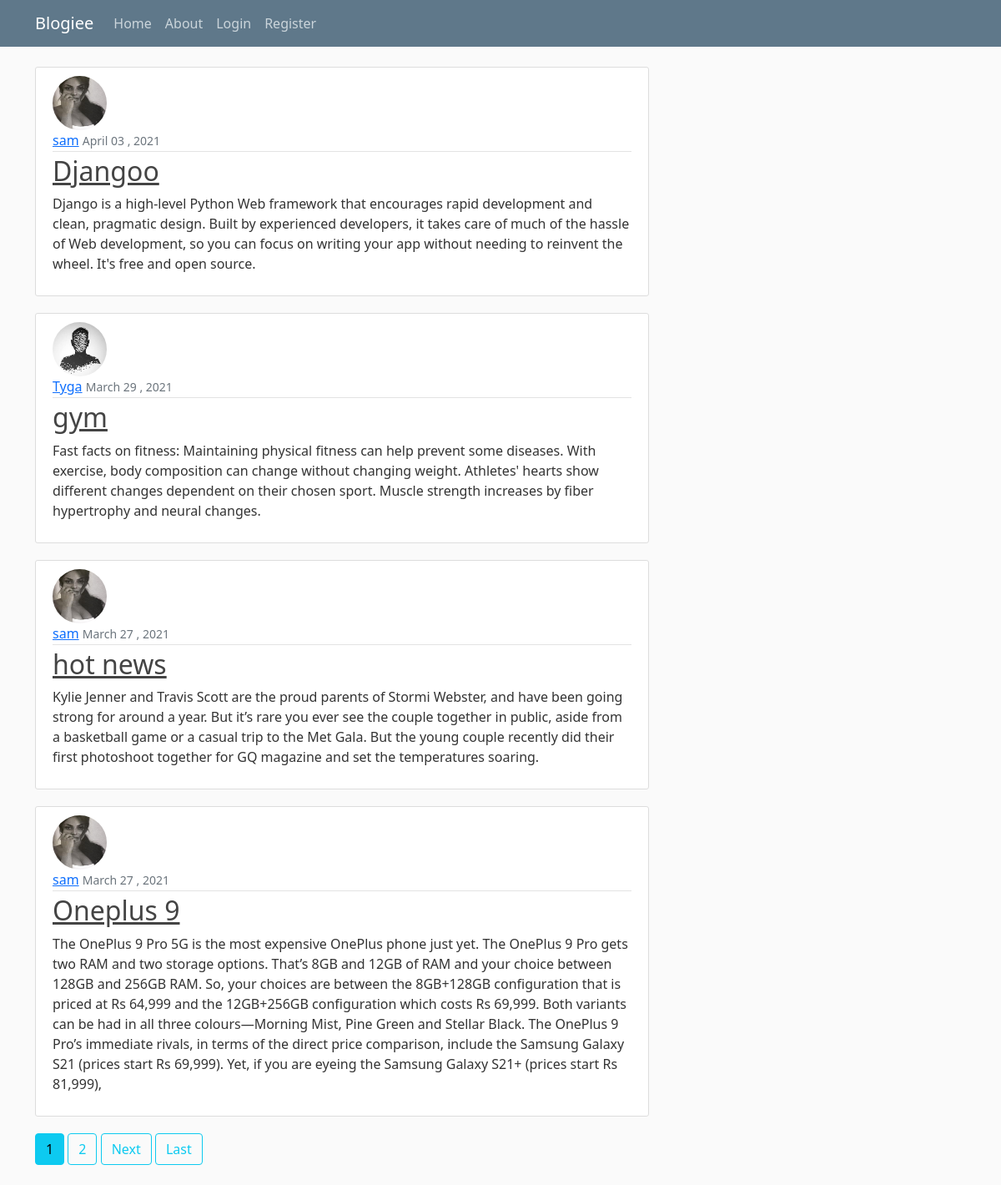
The page / on the database its author committed.
### blog/models.py (models this page shows, shortened)
class Post(models.Model):
     author = models.ForeignKey(User, on_delete=models.CASCADE) #one to many relationship
     title = models.CharField(max_length=100)
     content = models.TextField()
     date_posted = models.DateTimeField(default=timezone.now)

### users/models.py (models this page shows, shortened)
class Profile(models.Model):
    user = models.OneToOneField(User,on_delete=models.CASCADE)
    image = models.ImageField(default='default.jpeg',upload_to='profile_pics')

### blog/views.py (the view)
# urls.py: path('', Postlistview.as_view() , name='blog-home'),
class Postlistview(ListView):
    model=Post
    template_name='blog/home.html' #cbv look for template in format of #<app>/<models>_<viewtype>.html
    context_object_name = 'posts'
    ordering = ['-date_posted']
    paginate_by = 4

### blog/templates/blog/home.html (shortened to what this page needs)
{% extends "blog/base.html" %}
{% block content %}
    {% for post in posts %}
    <article class="media content-section">
      <img class="rounded-circle article-img" src="{{post.author.profile.image.url}}">
      <div class="media-body">
        <div class="article-metadata">
          <a class="mr-2" href="{% url 'user-post' post.author.username %}">{{ post.author }}</a>
          <small class="text-muted">{{ post.date_posted|date:'F d , Y' }}</small>
        </div>
        <h2><a class="article-title" href="{% url 'post-detail' post.id %}">{{ post.title }}</a></h2>
        <p class="article-content">{{ post.content }}</p>
      </div>
    </article>
    {% endfor %}
    {% if is_paginated %}
      {% for num in page_obj.paginator.page_range %}
        {% if page_obj.number == num %}
          <a class="btn btn-info mb-4" href="?page={{num}}">{{num}}</a>
        {% elif num > page_obj.number|add:'-2' and num < page_obj.number|add:'2' %}
          <a class="btn btn-outline-info mb-4" href="?page={{num}}">{{num}}</a>
        {% endif %}
      {% endfor %}
      {% if page_obj.has_next %}
        <a class="btn btn-outline-info mb-4" href="?page={{ page_obj.next_page_number }}">Next</a>
        <a class="btn btn-outline-info mb-4" href="?page={{ page_obj.paginator.num_pages }}">Last</a>
      {% endif %}
    {% endif %}
{% endblock content %}

### blog/templates/blog/base.html (shortened to what this page needs)
{% load static %}
<!DOCTYPE html>
<html lang="en">
<head>
    <link href="https://cdn.jsdelivr.net/npm/bootstrap@5.0.0-beta3/dist/css/bootstrap.min.css" rel="stylesheet">
    <link rel="stylesheet" type="text/css" href="{% static 'blog/main.css' %}">
</head>
<body>
    <header class="site-header">
      <nav class="navbar navbar-expand-md navbar-dark bg-steel fixed-top">
        <div class="container">
          <a class="navbar-brand mr-4" href="{% url 'blog-home' %}">Blogiee</a>
          <div class="collapse navbar-collapse" id="navbarToggle">
            <div class="navbar-nav mr-auto">
              <a class="nav-item nav-link" href="{% url 'blog-home' %}">Home</a>
              <a class="nav-item nav-link" href="{% url 'blog-about' %}">About</a>
            </div>
            <div class="navbar-nav " >
                {% if user.is_authenticated %}
                  <a class="nav-item nav-link" href="{% url 'post-create' %}" >Create post</a>
                  <a class="nav-item nav-link" href="{% url 'profile' %}" >Profile</a>
                  <a class="nav-item nav-link" href="{% url 'logout' %}">Logout</a>
                {% else %}
                  <a class="nav-item nav-link" href="{% url 'login' %}">Login </a>
                  <a class="nav-item nav-link" href="{% url 'register' %}">Register</a>
                {% endif %}
            </div>
          </div>
        </div>
      </nav>
    </header>
    <main role="main" class="container">
      <div class="row">
        <div class="col-md-8">
          {% block content %}{% endblock %}
        </div>
      </div>
    </main>
</body>
</html>

### blog/static/blog/main.css (style rules this page uses)
body { background: #fafafa; color: #333333; margin-top: 5rem; }
h1, h2, h3, h4, h5, h6 { color: #444444; }
.bg-steel { background-color: #5f788a; }
.site-header .navbar-nav .nav-link { color: #cbd5db; }
.content-section { background: #ffffff; padding: 10px 20px; border: 1px solid #dddddd; border-radius: 3px; margin-bottom: 20px; }
.article-title { color: #444444; }
.article-content { white-space: pre-line; }
.article-img { height: 65px; width: 65px; margin-right: 16px; }
.article-metadata { padding-bottom: 1px; margin-bottom: 4px; border-bottom: 1px solid #e3e3e3 }

### rows shown on the page
Post: author.profile.image (picture), author "sam", date_posted "April 03 , 2021", title "Djangoo", content "Django is a high-level Python Web framework that encourages rapid development and clean, pragmatic design. Built by experienced developers, it takes care of much of the hassle of Web development, so you can focus on writing your app without needing to reinvent the wheel. It's free and open source."
Post: author.profile.image (placeholder picture), author "Tyga", date_posted "March 29 , 2021", title "gym", content "Fast facts on fitness: Maintaining physical fitness can help prevent some diseases. With exercise, body composition can change without changing weight. Athletes' hearts show different changes dependent on their chosen sport. Muscle strength increases by fiber hypertrophy and neural changes."
Post: author.profile.image (picture), author "sam", date_posted "March 27 , 2021", title "hot news", content "Kylie Jenner and Travis Scott are the proud parents of Stormi Webster, and have been going strong for around a year. But it’s rare you ever see the couple together in public, aside from a basketball game or a casual trip to the Met Gala. But the young couple recently did their first photoshoot together for GQ magazine and set the temperatures soaring."
Post: author.profile.image (picture), author "sam", date_posted "March 27 , 2021", title "Oneplus 9", content "The OnePlus 9 Pro 5G is the most expensive OnePlus phone just yet. The OnePlus 9 Pro gets two RAM and two storage options. That’s 8GB and 12GB of RAM and your choice between 128GB and 256GB RAM. So, your choices are between the 8GB+128GB configuration that is priced at Rs 64,999 and the 12GB+256GB configuration which costs Rs 69,999. Both variants can be had in all three colours—Morning Mist, Pine Green and Stellar Black. The OnePlus 9 Pro’s immediate rivals, in terms of the direct price comparison, include the Samsung Galaxy S21 (prices start Rs 69,999). Yet, if you are eyeing the Samsung Galaxy S21+ (prices start Rs 81,999),"

### other values the page prints
{{ num }} "1"
{{ num }} "2"
